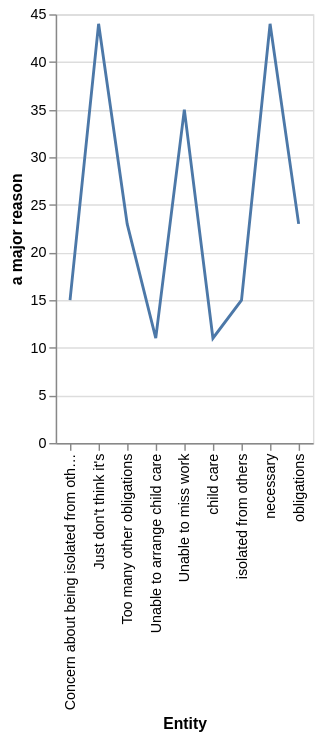

The specification (Vega-Lite) saved for this image:
### Vega-Lite specification from a JSON file in a GitHub repository (floating-point values rounded to 4 significant figures)
{"$schema": "https://vega.github.io/schema/vega-lite/v5.json", "description": "Line chart auto-generated from CSV", "data": {"values": [{"Entity": "child care", "a major reason": "11", "a minor reason": "11", "Not a reason": "77"}, {"Entity": "Unable to arrange child care", "a major reason": "11", "a minor reason": "11", "Not a reason": "77"}, {"Entity": "isolated from others", "a major reason": "15", "a minor reason": "24", "Not a reason": "58"}, {"Entity": "Concern about being isolated from others", "a major reason": "15", "a minor reason": "24", "Not a reason": "58"}, {"Entity": "obligations", "a major reason": "23", "a minor reason": "38", "Not a reason": "39"}, {"Entity": "Too many other obligations", "a major reason": "23", "a minor reason": "38", "Not a reason": "39"}, {"Entity": "Unable to miss work", "a major reason": "35", "a minor reason": "17", "Not a reason": "47"}, {"Entity": "necessary", "a major reason": "44", "a minor reason": "35", "Not a reason": "19"}, {"Entity": "Just don't think it's", "a major reason": "44", "a minor reason": "35", "Not a reason": "19"}]}, "mark": "line", "encoding": {"x": {"field": "Entity", "type": "ordinal"}, "y": {"field": "a major reason", "type": "quantitative"}}}
